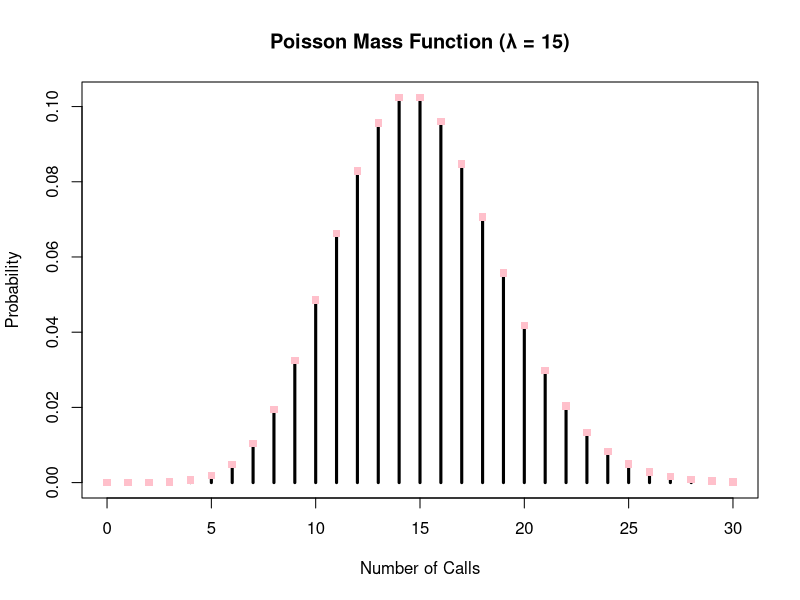
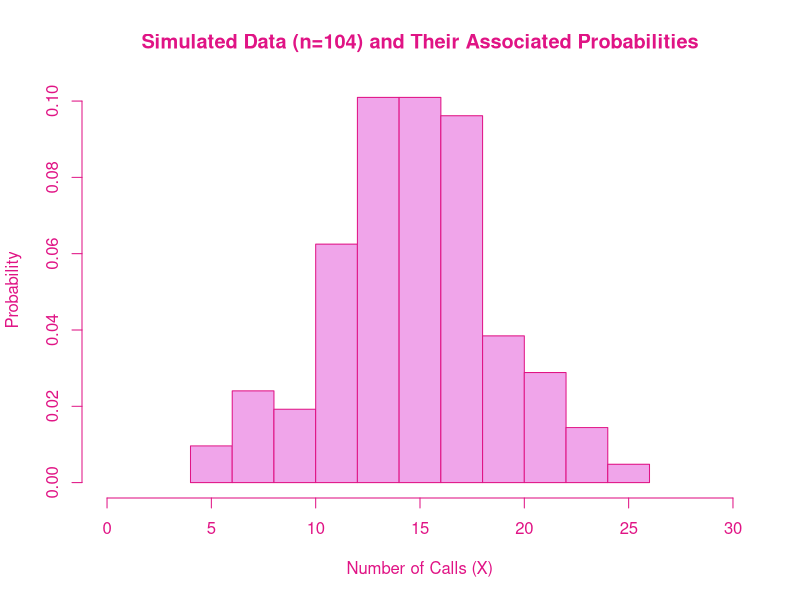

Write R code to recreate these figures, in order.
## ---- chunk 1
knitr::opts_chunk$set(echo = TRUE)
## ---- chunk 2
#ppois() calculates the probability of a random variable that will be equal to or less than a number
#I am very bad at statistics and don't entirely understand the goal of this function (I am interpreting it as the probability that the number of calls will be greater than the K value I assign - here I start with 8)
lambda <- 15 #I can define lambda here and then continue to use it (alternatively after feedback I realize that I can just use 15 alternatively)
y <- ppois(8, lambda, lower.tail = FALSE) # I think I am saying FALSE here because that prevents my probability from being read as a log (but unsure totally)
y
## ---- chunk 3
# I am not sure if I should make custom value labels (i.e. "no calls") or just use X or a different variable (here I did y)?
y <- dpois(0, lambda, FALSE) #dpois is used to determine the probability that that event will occur based on the mean? (Probability Density Function)
y #i'm choosing to keep this defined as y in case i wanted to use it again
## ---- chunk 4
y <- dpois(3, lambda, FALSE) #Again I am using #dpois to determine the probability that a specific number of events will occur
y
## ---- chunk 5
x <- 0:30
y <- dpois(x, lambda) #this assigns the y axis as all of the predicted probabilities that correspond to the x values 1:30

plot(x, y, type = "histogram", lwd = 3, main = "Poisson Mass Function (λ = 15)",
     xlab = "Number of Calls", ylab = "Probability")
#For "type =" can I just put h instead of histogram? does it make a difference if i do it the other way?
#lwd changes the line width
#main sets the title and x and y lab sets the axes labels
points(x, y, pch = 15, col = "pink") #different options for pch when making this plot (16 sets it to a filled in circle)

## ---- chunk 6
#Here is where I am generating random data with the n = 104, set.seed lets me reproduce my data when I run it again (I'm not sure about the 1234 i saw some variation between that and 123 in the textbook) 
set.seed(12345)
r <- rpois(n = 104, lambda = 15)
## ---- chunk 7
#Now making my histogram
hist(r, freq = FALSE, col.lab = "#e01485", col.main = "#e01485", 
     col = "#f0a5ea",
     border = "#e01485",  # sets border color to pink
     main = "Simulated Data (n=104) and Their Associated Probabilities",
     xlab = "Number of Calls (X)", xlim = c(0, 30),
     ylab = "Probability",
     axes = FALSE) #okay this removes the default black x and y axis lines with the tick marks
axis(1, col = "#e01485", col.axis = "#e01485")  # X-axis
axis(2, col = "#e01485", col.axis = "#e01485")  # Y-axis, i set color of axis here individually instead of including them above

# I was really confused on this part because everything started to change every time I ran my code to double check that it was working. But I now understand that the point of this is to create some variation based on random data generated by R.
#set.seed then allows me to run the same randomly generated data without creating a new set every time
